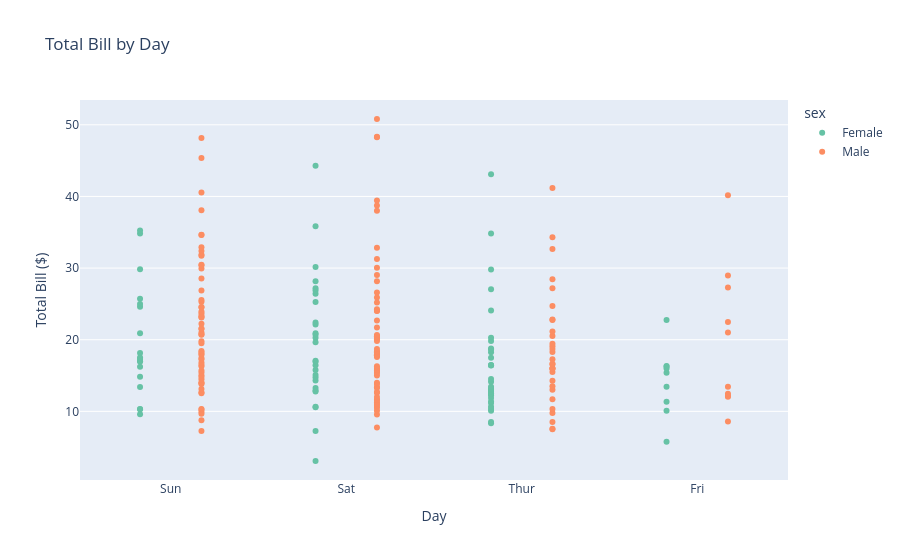

Notebook cell for this chart:
### Markdown cell above
#### Plotly

### Code cell
import plotly.express as px
fig = px.strip(
    tips,
    x="day",
    y="total_bill",
    color="sex",
    title="Total Bill by Day",
    color_discrete_sequence=px.colors.qualitative.Set2
)

fig.update_traces(jitter=0)

fig.update_layout(
    xaxis_title="Day",
    yaxis_title="Total Bill ($)"
)

fig.show()

### Figure 1 — Plotly figure (JSON) as saved in the notebook; plotly's stock layout.template omitted (floating-point values rounded to 4 significant figures; data arrays with more than 128 entries replaced by an {"elided": "..."} marker saying what was removed)
{"data": [{"alignmentgroup": "True", "boxpoints": "all", "fillcolor": "rgba(255,255,255,0)", "hoveron": "points", "hovertemplate": "sex=Female<br>day=%{x}<br>total_bill=%{y}<extra></extra>", "jitter": 0, "legendgroup": "Female", "line": {"color": "rgba(255,255,255,0)"}, "marker": {"color": "rgb(102,194,165)"}, "name": "Female", "offsetgroup": "Female", "orientation": "v", "pointpos": 0, "showlegend": true, "type": "box", "x": ["Sun", "Sun", "Sun", "Sun", "Sun", "Sun", "Sat", "Sat", "Sat", "Sat", "Sat", "Sat", "Sun", "Sun", "Sat", "Sat", "Sat", "Sat", "Sat", "Sat", "Sat", "Thur", "Thur", "Fri", "Fri", "Fri", "Fri", "Fri", "Sat", "Sat", "Sat", "Sat", "Sat", "Sun", "Sun", "Thur", "Thur", "Thur", "Thur", "Thur", "Thur", "Thur", "Thur", "Thur", "Thur", "Thur", "Thur", "Thur", "Thur", "Thur", "Thur", "Thur", "Thur", "Thur", "Thur", "Thur", "Thur", "Sun", "Sun", "Sun", "Sun", "Sun", "Sat", "Sat", "Sun", "Sun", "Sun", "Thur", "Thur", "Thur", "Thur", "Thur", "Thur", "Thur", "Sat", "Sat", "Sat", "Sat", "Sat", "Fri", "Fri", "Fri", "Fri", "Sat", "Sat", "Sat", "Thur"], "x0": " ", "xaxis": "x", "y": [16.99, 24.59, 35.26, 14.83, 10.33, 16.97, 20.29, 15.77, 19.65, 15.06, 20.69, 16.93, 10.29, 34.81, 26.41, 16.45, 3.07, 17.07, 26.86, 25.28, 14.73, 10.07, 34.83, 5.75, 16.32, 22.75, 11.35, 15.38, 44.3, 22.42, 20.92, 14.31, 7.25, 25.71, 17.31, 10.65, 12.43, 24.08, 13.42, 12.48, 29.8, 14.52, 11.38, 20.27, 11.17, 12.26, 18.26, 8.51, 10.33, 14.15, 13.16, 17.47, 27.05, 16.43, 8.35, 18.64, 11.87, 29.85, 25.0, 13.39, 16.21, 17.51, 10.59, 10.63, 9.6, 20.9, 18.15, 19.81, 43.11, 13.0, 12.74, 13.0, 16.4, 16.47, 12.76, 13.27, 28.17, 12.9, 30.14, 13.42, 15.98, 16.27, 10.09, 22.12, 35.83, 27.18, 18.78], "y0": " ", "yaxis": "y"}, {"alignmentgroup": "True", "boxpoints": "all", "fillcolor": "rgba(255,255,255,0)", "hoveron": "points", "hovertemplate": "sex=Male<br>day=%{x}<br>total_bill=%{y}<extra></extra>", "jitter": 0, "legendgroup": "Male", "line": {"color": "rgba(255,255,255,0)"}, "marker": {"color": "rgb(252,141,98)"}, "name": "Male", "offsetgroup": "Male", "orientation": "v", "pointpos": 0, "showlegend": true, "type": "box", "x": {"elided": "157 str values"}, "x0": " ", "xaxis": "x", "y": {"elided": "157 float values"}, "y0": " ", "yaxis": "y"}], "layout": {"boxmode": "group", "legend": {"title": {"text": "sex"}, "tracegroupgap": 0}, "title": {"text": "Total Bill by Day"}, "xaxis": {"anchor": "y", "domain": [0, 1], "title": {"text": "Day"}}, "yaxis": {"anchor": "x", "domain": [0, 1], "title": {"text": "Total Bill ($)"}}}}
